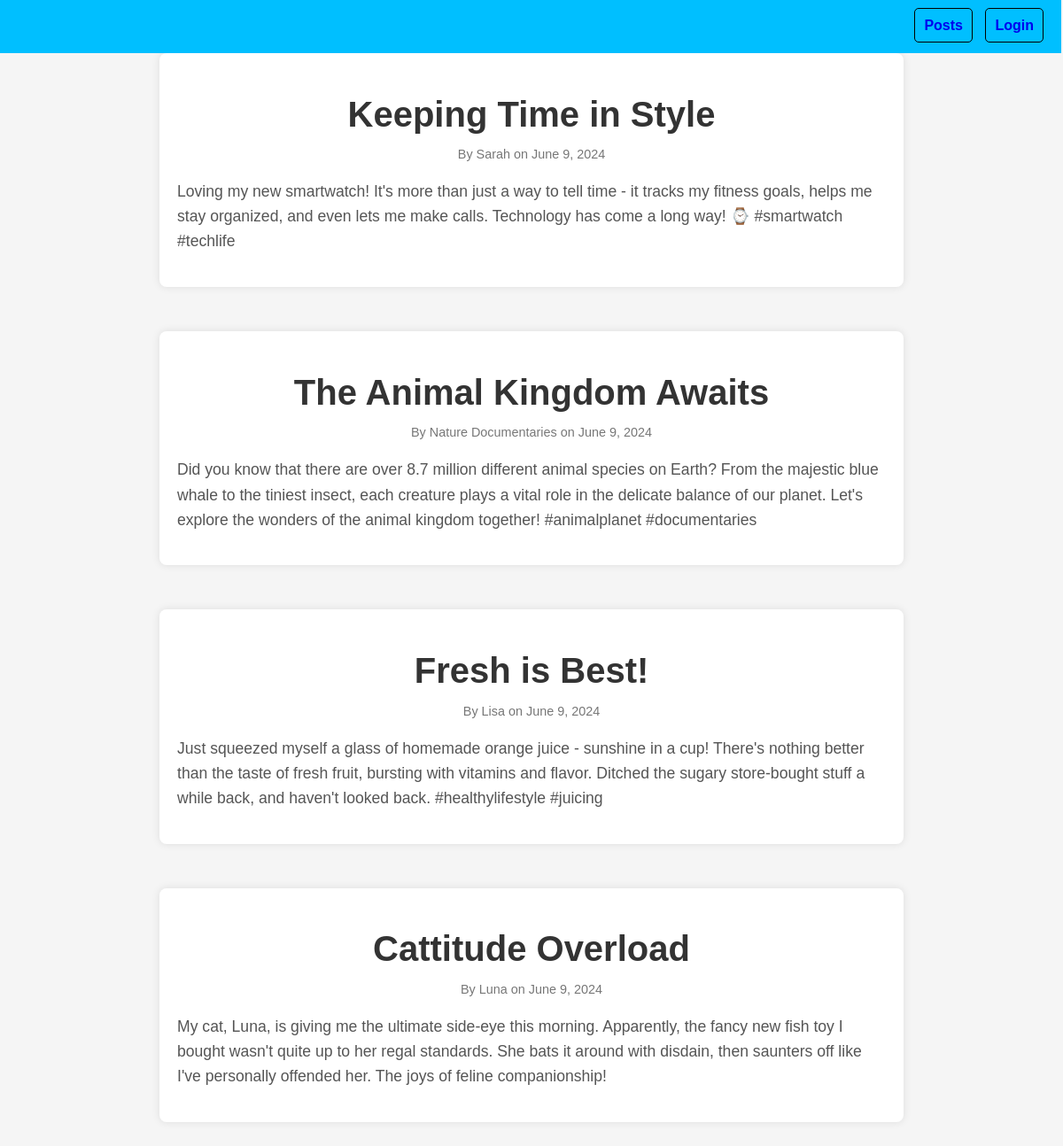
/posts/, run on the app's committed database.
### Posts/models.py (models this page shows)
class Post(models.Model):
    title=models.CharField(max_length=200)
    content=models.TextField()
    author=models.CharField(max_length=100)
    published_date=models.DateField(default=timezone.now)
    class Meta:
        db_table = 'posts'
        ordering=['-published_date']

### Posts/views.py (the view)
# urls.py: path('',views.PostView,name='view_post')
def PostView(request):
    data=Post.objects.all()
    return render(request,'post_view.html',{'posts':data})

### templates/post_view.html (shortened to what this page needs)
{% extends "base.html" %}
{% load static %}
{% block content %}
<link rel="stylesheet" href="{% static 'css/post_view.css' %}">
<div class="post-container">
{% for post in posts %}
<div class="container">
  <div class="post">
      <h1 id="post-title">{{post.title}}</h1>
      <p class="post-meta">By <span id="post-author">{{post.author}}</span> on <span id="post-date">{{post.published_date}}</span></p>
      <div id="post-content">
          <p>{{post.content}}</p>
      </div>
  </div>
</div>
{% endfor %}
</div>
{% endblock content %}

### static/css/post_view.css (style rules this page uses)
body { font-family: 'Arial', sans-serif; margin: 0; padding: 0; background-color: #f5f5f5; }
.container { max-width: 800px; margin: 50px auto; padding: 20px; background-color: #fff; box-shadow: 0 0 10px rgba(0, 0, 0, 0.1); border-radius: 8px; word-wrap: break-word; }
.post-container { margin-top: 5%; }
.post { text-align: center; }
#post-title { font-size: 2.5em; margin-bottom: 10px; color: #333; }
.post-meta { font-size: 0.9em; color: #777; }
#post-content { text-align: left; margin-top: 20px; font-size: 1.1em; line-height: 1.6; color: #555; }

### data on the page
Post: title "Keeping Time in Style", author "Sarah", published_date "June 9, 2024", content "Loving my new smartwatch! It's more than just a way to tell time - it tracks my fitness goals, helps me stay organized, and even lets me make calls. Technology has come a long way! ⌚️ #smartwatch #techlife"
Post: title "The Animal Kingdom Awaits", author "Nature Documentaries", published_date "June 9, 2024", content "Did you know that there are over 8.7 million different animal species on Earth? From the majestic blue whale to the tiniest insect, each creature plays a vital role in the delicate balance of our planet. Let's explore the wonders of the animal kingdom together! #animalplanet #documentaries"
Post: title "Fresh is Best!", author "Lisa", published_date "June 9, 2024", content "Just squeezed myself a glass of homemade orange juice - sunshine in a cup! There's nothing better than the taste of fresh fruit, bursting with vitamins and flavor. Ditched the sugary store-bought stuff a while back, and haven't looked back. #healthylifestyle #juicing"
Post: title "Cattitude Overload", author "Luna", published_date "June 9, 2024", content "My cat, Luna, is giving me the ultimate side-eye this morning. Apparently, the fancy new fish toy I bought wasn't quite up to her regal standards. She bats it around with disdain, then saunters off like I've personally offended her. The joys of feline companionship!"
